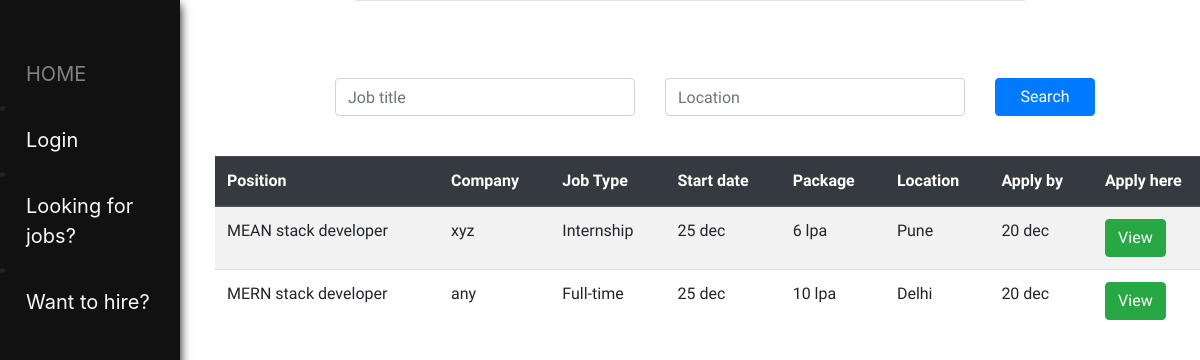
Before: / with the older database file.
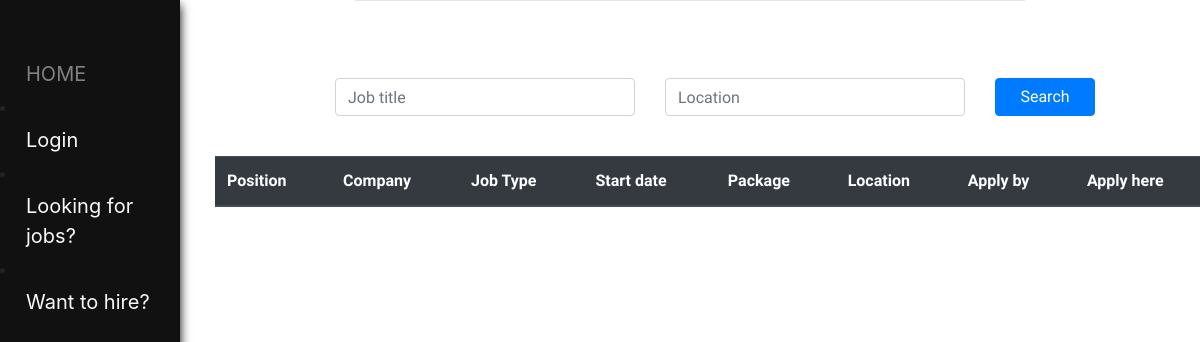
After: the same page with the newer database file.
### home/models.py (models this page shows, shortened)
class Job(models.Model):
    jobType = (('','Choose job-type:'),
               ('Internship','Internship'),
               ('Part-Time','Part-Time'),
               ('Full-time','Full-time'),
    )
    position = models.CharField(max_length=200, null=False)
    company = models.CharField(max_length=200, null=False)
    start_date = models.CharField(max_length=200, null=False)
    job_type = models.CharField(max_length=50, null=False, choices=jobType)
    package = models.CharField(max_length=200, null=False)
    apply_by = models.CharField(max_length=200, null=False)
    location = models.CharField(max_length=200, null=True)
    about_company = models.TextField(max_length=1500, null=False)
    job_description = models.TextField(max_length=1500, null=False)
    eligibility = models.TextField(max_length=500, null=False)
    perks = models.TextField(max_length=500, null=False)
    openings = models.IntegerField( null=False)
    created_by = models.ForeignKey(User, on_delete=models.CASCADE)

### home/views.py (the view, shortened to what this page needs)
# urls.py: path('', views.home_page, name='home_page'),
def home_page(request):
    position=" "
    location=" "
    context={}
    user = request.user
    context['user']=user
    jobs_feed = Job.objects.all()
    context['jobs']=jobs_feed
    return render(request, 'home/home.html', context)

### home/templates/home/home.html (shortened to what this page needs)
{% extends 'home/index.html' %}
{% block content %}
    <div class="container" style='display: flex; justify-content: center; align-items: center;'>
        <div class='d-flex'>
            <div class="d-flex justify-content-center">
                <form >
                    <div class='row' style="margin-top:7%; margin-bottom:40px">
                        <div class='col'>
                            <input class="form-control" id= "searchPosition" name='positionq' style="width:300px" type='text' placeholder='Job title'>
                        </div>
                        <div class='col'>
                            <input class="form-control" id="searchLocation" name='locationq' style="width:300px" type='text' placeholder='Location'>
                        </div>
                        <div class='col'>
                            <button type='submit' style="width:100px" text='submit' id="search" class='btn btn-primary'>Search</button>
                        </div>
                    </div>
                </form>
            </div>
        </div>
    </div>
    <div>
    <div class="row">
        <div class="col-sm-12">
            <div class="table-responsive" style="overflow-y:auto;">
                <table class="table table-striped" style="width:1000px">
                    <thead class="thead-dark">
                    <tr>
                        <th scope="col">Position</th>
                        <th scope="col">Company</th>
                        <th scope="col">Job Type</th>
                        <th scope="col">Start date</th>
                        <th scope="col">Package</th>
                        <th scope='col'>Location</th>
                        <th scope="col">Apply by</th>
                        <th scope="col">Apply here</th>
                    </tr>
                    </thead>
                    <tbody>
                        {% for job in jobs %}
                    <tr>
                        <td>{{ job.position }}</td>
                        <td>{{ job.company }} </td>
                        <td>{{ job.job_type }}</td>
                        <td>{{ job.start_date }}</td>
                        <td>{{ job.package }} </td>
                        <td>{{ job.location }}</td>
                        <td>{{ job.apply_by }} </td>
                        <td><a class="btn btn-success" href="{% url 'home:jobDetail' job.id %}">View</a></td>
                    </tr>
                        {% endfor %}
                    </tbody>
                </table>
            </div>
        </div>
    </div>
</div>
{% endblock content %}

Changed rows visible on the page:
removed Job: position "MEAN stack developer", company "xyz", job_type "Internship", start_date "25 dec", package "6 lpa", location "Pune", apply_by "20 dec"
removed Job: position "MERN stack developer", company "any", job_type "Full-time", start_date "25 dec", package "10 lpa", location "Delhi", apply_by "20 dec"
